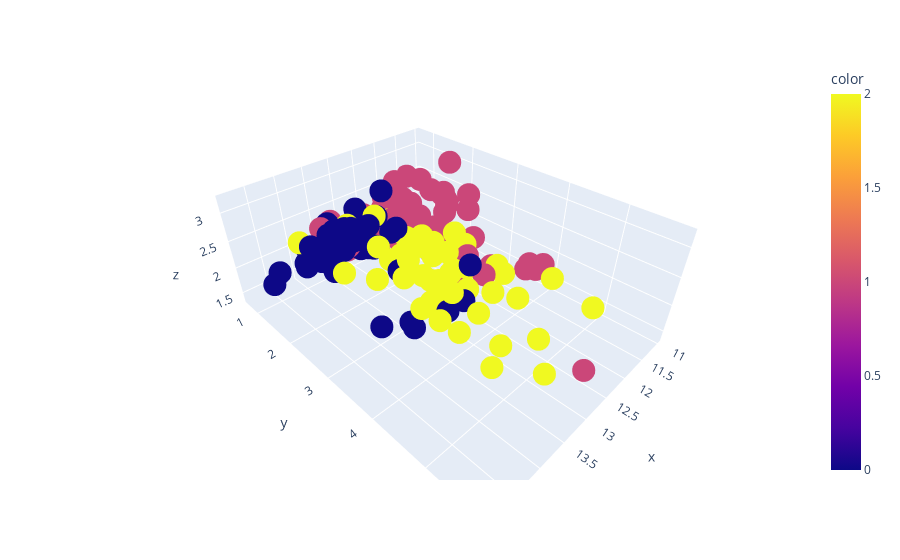

Here is the notebook cell this chart was saved with:
### Code cell
# plot the data
fig = px.scatter_3d(x=X_wine[:,0], y=X_wine[:,1], z = X_wine[:,2] ,color=y_wine)
fig.show()

### Figure 1 — Plotly figure (JSON) as saved in the notebook; plotly's stock layout.template omitted (floating-point values rounded to 4 significant figures; data arrays with more than 128 entries replaced by an {"elided": "..."} marker saying what was removed)
{"data": [{"hovertemplate": "x=%{x}<br>y=%{y}<br>z=%{z}<br>color=%{marker.color}<extra></extra>", "legendgroup": "", "marker": {"color": {"elided": "178 int values"}, "coloraxis": "coloraxis", "symbol": "circle"}, "mode": "markers", "name": "", "scene": "scene", "showlegend": false, "type": "scatter3d", "x": {"elided": "178 float values"}, "y": {"elided": "178 float values"}, "z": {"elided": "178 float values"}}], "layout": {"coloraxis": {"colorbar": {"title": {"text": "color"}}, "colorscale": [[0, "#0d0887"], [0.1111, "#46039f"], [0.2222, "#7201a8"], [0.3333, "#9c179e"], [0.4444, "#bd3786"], [0.5556, "#d8576b"], [0.6667, "#ed7953"], [0.7778, "#fb9f3a"], [0.8889, "#fdca26"], [1, "#f0f921"]]}, "legend": {"tracegroupgap": 0}, "margin": {"t": 60}, "scene": {"domain": {"x": [0, 1], "y": [0, 1]}, "xaxis": {"title": {"text": "x"}}, "yaxis": {"title": {"text": "y"}}, "zaxis": {"title": {"text": "z"}}}}}
